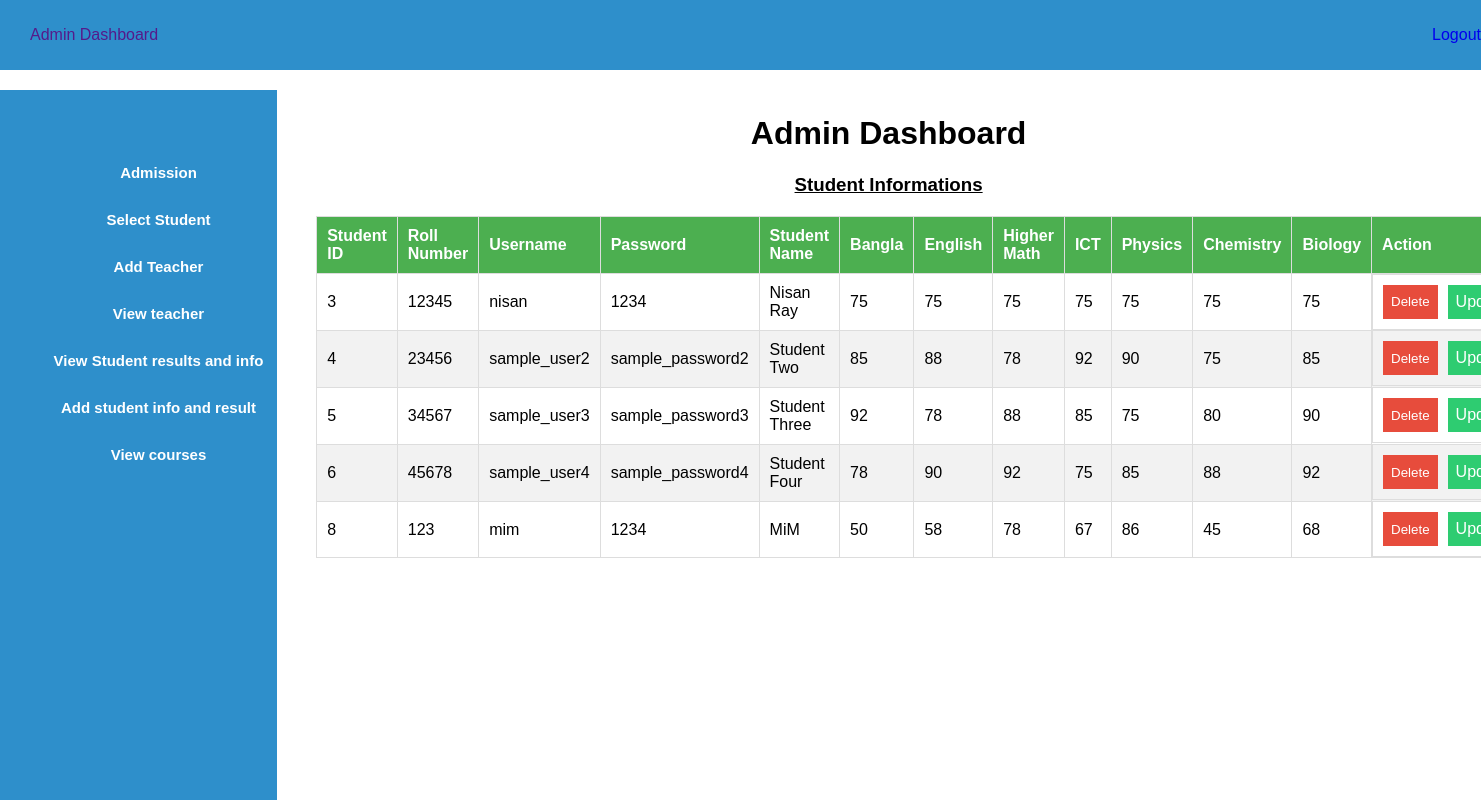
Page /ad-dash.php (signed in) on the committed database.
### tables this page shows
CREATE TABLE `std_result` (
  `result_id` int(11) NOT NULL,
  `roll_number` int(11) DEFAULT NULL,
  `bangla` int(11) DEFAULT NULL,
  `english` int(11) DEFAULT NULL,
  `ict` int(11) DEFAULT NULL,
  `higher_math` int(11) DEFAULT NULL,
  `physics` int(11) DEFAULT NULL,
  `chemistry` int(11) DEFAULT NULL,
  `biology` int(11) DEFAULT NULL
);

CREATE TABLE `std_user` (
  `user_id` int(11) NOT NULL,
  `roll_number` int(11) NOT NULL,
  `username` varchar(255) NOT NULL,
  `password` varchar(255) NOT NULL,
  `student_name` varchar(255) NOT NULL
);

### ad-dash.php (the view, shortened to what this page needs)
<!DOCTYPE html>
<html lang="en">
<head>
    <link rel="stylesheet" href="admin.css">
</head>
<body>
    <?php
    include 'admin_sidebar.php';
    ?>
    <div class="content">
        <center><h1>Admin Dashboard</h1>
        <h3><u>Student Informations</u></h3>
        </center>
        <table>
            <thead>
                <tr>
                    <th>Student ID</th>
                    <th>Roll Number</th>
                    <th>Username</th>
                    <th>Password</th>
                    <th>Student Name</th>
                    <th>Bangla</th>
                    <th>English</th>
                    <th>Higher Math</th>
                    <th>ICT</th>
                    <th>Physics</th>
                    <th>Chemistry</th>
                    <th>Biology</th>
                    <th>Action</th>
                </tr>
            </thead>
            <tbody>
                <?php
                require_once('db_connection.php');
                $query = "SELECT u.user_id, u.roll_number, u.username, u.password, u.student_name,
                            r.bangla, r.english, r.higher_math, r.ict, r.physics, r.chemistry, r.biology
                            FROM std_user u
                            LEFT JOIN std_result r ON u.roll_number = r.roll_number";
                $result = $data->query($query);
                while ($row = $result->fetch_assoc()) {
                    echo "<tr>";
                    echo "<td>{$row['user_id']}</td>";
                    echo "<td>{$row['roll_number']}</td>";
                    echo "<td>{$row['username']}</td>";
                    echo "<td>{$row['password']}</td>";
                    echo "<td>{$row['student_name']}</td>";
                    echo "<td>{$row['bangla']}</td>";
                    echo "<td>{$row['english']}</td>";
                    echo "<td>{$row['higher_math']}</td>";
                    echo "<td>{$row['ict']}</td>";
                    echo "<td>{$row['physics']}</td>";
                    echo "<td>{$row['chemistry']}</td>";
                    echo "<td>{$row['biology']}</td>";
                    echo "<td class='action-buttons'>";
                    echo "<button class='delete-button' onclick='confirmDelete({$row['user_id']})'>Delete</button>";
                    echo "<a class='update-button' href='ad_update_student.php?user_id={$row['user_id']}'>Update</a>";
                    echo "</td>";
                    echo "</tr>";
                }
                ?>
            </tbody>
        </table>
    </div>
</body>
</html>

### admin.css (style rules this page uses)
a,a:hover { text-decoration: none!important; }
.content { margin-left: 20%; margin-top: 5%; }

### ad-dash.php (style rules this page uses)
body { font-family: 'Arial', sans-serif; margin: 0; padding: 0; }
.content { padding: 20px; }
table { width: 100%; border-collapse: collapse; margin-top: 20px; }
table, th, td { border: 1px solid #ddd; }
th, td { padding: 10px; text-align: left; }
th { background-color: #4CAF50; color: white; }
tr:nth-child(even) { background-color: #f2f2f2; }
.action-buttons { display: flex; gap: 10px; }
.delete-button { background-color: #e74c3c; color: #fff; border: none; padding: 8px; cursor: pointer; }
.update-button { background-color: #2ecc71; color: #fff; border: none; padding: 8px; cursor: pointer; }

### rows in the picture
std_result: std_user.user_id "3", std_user.roll_number "12345", std_user.username "nisan", std_user.password "1234", std_user.student_name "Nisan Ray", bangla "75", english "75", higher_math "75", ict "75", physics "75", chemistry "75", biology "75"
std_result: std_user.user_id "4", std_user.roll_number "23456", std_user.username "sample_user2", std_user.password "sample_password2", std_user.student_name "Student Two", bangla "85", english "88", higher_math "78", ict "92", physics "90", chemistry "75", biology "85"
std_result: std_user.user_id "5", std_user.roll_number "34567", std_user.username "sample_user3", std_user.password "sample_password3", std_user.student_name "Student Three", bangla "92", english "78", higher_math "88", ict "85", physics "75", chemistry "80", biology "90"
std_result: std_user.user_id "6", std_user.roll_number "45678", std_user.username "sample_user4", std_user.password "sample_password4", std_user.student_name "Student Four", bangla "78", english "90", higher_math "92", ict "75", physics "85", chemistry "88", biology "92"
std_result: std_user.user_id "8", std_user.roll_number "123", std_user.username "mim", std_user.password "1234", std_user.student_name "MiM", bangla "50", english "58", higher_math "78", ict "67", physics "86", chemistry "45", biology "68"
